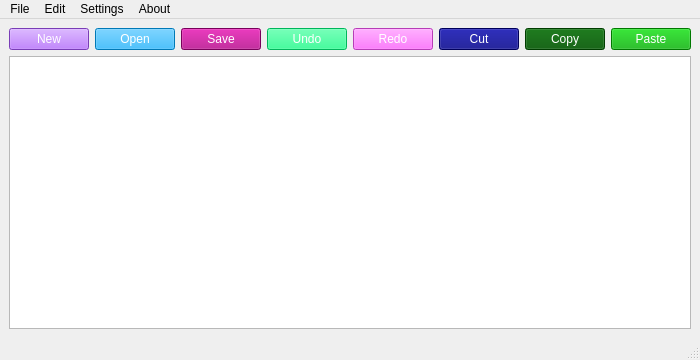
<?xml version="1.0" encoding="UTF-8"?>
<ui version="4.0">
 <class>MainWindow</class>
 <widget class="QMainWindow" name="MainWindow">
  <property name="geometry">
   <rect>
    <x>0</x>
    <y>0</y>
    <width>494</width>
    <height>360</height>
   </rect>
  </property>
  <property name="windowTitle">
   <string>untitled</string>
  </property>
  <widget class="QWidget" name="centralwidget">
   <layout class="QGridLayout" name="gridLayout">
    <item row="3" column="0">
     <widget class="QTextEdit" name="textEdit"/>
    </item>
    <item row="0" column="0">
     <layout class="QHBoxLayout" name="horizontalLayout">
      <item>
       <widget class="QPushButton" name="new_btn">
        <property name="styleSheet">
         <string notr="true">background:rgb(170, 85, 255);
color:white;
font: 8pt &quot;Calibri&quot;;

</string>
        </property>
        <property name="text">
         <string>New</string>
        </property>
       </widget>
      </item>
      <item>
       <widget class="QPushButton" name="open_btn">
        <property name="styleSheet">
         <string notr="true">background:rgb(0, 170, 255);
color:white;
font: 8pt &quot;Calibri&quot;;

</string>
        </property>
        <property name="text">
         <string>Open</string>
        </property>
       </widget>
      </item>
      <item>
       <widget class="QPushButton" name="save_btn">
        <property name="styleSheet">
         <string notr="true">background:rgb(170, 0, 127);
color:white;
font: 8pt &quot;Calibri&quot;;

</string>
        </property>
        <property name="text">
         <string>Save</string>
        </property>
       </widget>
      </item>
      <item>
       <spacer name="horizontalSpacer">
        <property name="orientation">
         <enum>Qt::Horizontal</enum>
        </property>
        <property name="sizeHint" stdset="0">
         <size>
          <width>40</width>
          <height>20</height>
         </size>
        </property>
       </spacer>
      </item>
      <item>
       <widget class="QPushButton" name="undo_btn">
        <property name="styleSheet">
         <string notr="true">background-color: rgb(0, 255, 127);
color:white;
font: 8pt &quot;Calibri&quot;;

</string>
        </property>
        <property name="text">
         <string>Undo</string>
        </property>
       </widget>
      </item>
      <item>
       <widget class="QPushButton" name="redo_btn">
        <property name="styleSheet">
         <string notr="true">background-color: rgb(255, 85, 255);
color:white;
font: 8pt &quot;Calibri&quot;;

</string>
        </property>
        <property name="text">
         <string>Redo</string>
        </property>
       </widget>
      </item>
      <item>
       <widget class="QPushButton" name="cut_btn">
        <property name="styleSheet">
         <string notr="true">background-color: rgb(0, 0, 127);
color:white;
font: 8pt &quot;Calibri&quot;;

</string>
        </property>
        <property name="text">
         <string>Cut</string>
        </property>
       </widget>
      </item>
      <item>
       <widget class="QPushButton" name="copy_btn">
        <property name="styleSheet">
         <string notr="true">background-color: rgb(0, 85, 0);
color:white;
font: 8pt &quot;Calibri&quot;;

</string>
        </property>
        <property name="text">
         <string>Copy</string>
        </property>
       </widget>
      </item>
      <item>
       <widget class="QPushButton" name="paste_btn">
        <property name="styleSheet">
         <string notr="true">background-color: rgb(0, 170, 0);
color:white;
font: 8pt &quot;Calibri&quot;;

</string>
        </property>
        <property name="text">
         <string>Paste</string>
        </property>
       </widget>
      </item>
     </layout>
    </item>
   </layout>
  </widget>
  <widget class="QMenuBar" name="menubar">
   <property name="geometry">
    <rect>
     <x>0</x>
     <y>0</y>
     <width>494</width>
     <height>18</height>
    </rect>
   </property>
   <widget class="QMenu" name="menuFile">
    <property name="title">
     <string>File</string>
    </property>
    <addaction name="actionNew"/>
    <addaction name="actionOpen"/>
    <addaction name="separator"/>
    <addaction name="actionSave"/>
    <addaction name="actionSave_as"/>
    <addaction name="separator"/>
    <addaction name="actionQuit"/>
   </widget>
   <widget class="QMenu" name="menuEdit">
    <property name="title">
     <string>Edit</string>
    </property>
    <addaction name="actionUndo"/>
    <addaction name="actionRedo"/>
    <addaction name="actionCut"/>
    <addaction name="actionCopy"/>
    <addaction name="actionPaste"/>
   </widget>
   <widget class="QMenu" name="menuSettings">
    <property name="title">
     <string>Settings</string>
    </property>
    <addaction name="actionDark_Theme"/>
    <addaction name="actionLight_Theme"/>
    <addaction name="actionMonokai_Theme"/>
    <addaction name="actionDracula"/>
    <addaction name="separator"/>
    <addaction name="actionIncrease_Font"/>
    <addaction name="actionDecrease_Font"/>
   </widget>
   <widget class="QMenu" name="menuAbout">
    <property name="title">
     <string>About</string>
    </property>
    <addaction name="actionWebsite"/>
    <addaction name="actionDocumentation"/>
    <addaction name="actionOther_Projects"/>
   </widget>
   <addaction name="menuFile"/>
   <addaction name="menuEdit"/>
   <addaction name="menuSettings"/>
   <addaction name="menuAbout"/>
  </widget>
  <widget class="QStatusBar" name="statusbar"/>
  <action name="actionNew">
   <property name="text">
    <string>New</string>
   </property>
   <property name="shortcut">
    <string>Ctrl+N</string>
   </property>
  </action>
  <action name="actionOpen">
   <property name="text">
    <string>Open</string>
   </property>
   <property name="shortcut">
    <string>Ctrl+O</string>
   </property>
  </action>
  <action name="actionSave">
   <property name="text">
    <string>Save</string>
   </property>
   <property name="shortcut">
    <string>Ctrl+S</string>
   </property>
  </action>
  <action name="actionSave_as">
   <property name="text">
    <string>Save as</string>
   </property>
   <property name="shortcut">
    <string>Ctrl+Shift+S</string>
   </property>
  </action>
  <action name="actionQuit">
   <property name="text">
    <string>Quit</string>
   </property>
   <property name="shortcut">
    <string>Ctrl+Q</string>
   </property>
  </action>
  <action name="actionUndo">
   <property name="text">
    <string>Undo</string>
   </property>
   <property name="shortcut">
    <string>Ctrl+Z</string>
   </property>
  </action>
  <action name="actionRedo">
   <property name="text">
    <string>Redo</string>
   </property>
   <property name="shortcut">
    <string>Ctrl+Shift+Z</string>
   </property>
  </action>
  <action name="actionCut">
   <property name="text">
    <string>Cut</string>
   </property>
   <property name="shortcut">
    <string>Ctrl+X</string>
   </property>
  </action>
  <action name="actionCopy">
   <property name="text">
    <string>Copy</string>
   </property>
   <property name="shortcut">
    <string>Ctrl+C</string>
   </property>
  </action>
  <action name="actionPaste">
   <property name="text">
    <string>Paste</string>
   </property>
   <property name="shortcut">
    <string>Ctrl+V</string>
   </property>
  </action>
  <action name="actionDark_Theme">
   <property name="text">
    <string>Dark Theme</string>
   </property>
  </action>
  <action name="actionLight_Theme">
   <property name="text">
    <string>Light Theme</string>
   </property>
  </action>
  <action name="actionMonokai_Theme">
   <property name="text">
    <string>Monokai Theme</string>
   </property>
  </action>
  <action name="actionDracula">
   <property name="text">
    <string>Dracula</string>
   </property>
  </action>
  <action name="actionIncrease_Font">
   <property name="text">
    <string>Increase Font</string>
   </property>
   <property name="shortcut">
    <string>Ctrl+=</string>
   </property>
  </action>
  <action name="actionDecrease_Font">
   <property name="text">
    <string>Decrease Font</string>
   </property>
   <property name="shortcut">
    <string>Ctrl+-</string>
   </property>
  </action>
  <action name="actionWebsite">
   <property name="text">
    <string>Website</string>
   </property>
  </action>
  <action name="actionDocumentation">
   <property name="text">
    <string>Documentation</string>
   </property>
  </action>
  <action name="actionOther_Projects">
   <property name="text">
    <string>Other Projects</string>
   </property>
  </action>
 </widget>
 <resources/>
 <connections>
  <connection>
   <sender>actionQuit</sender>
   <signal>triggered()</signal>
   <receiver>MainWindow</receiver>
   <slot>close()</slot>
   <hints>
    <hint type="sourcelabel">
     <x>-1</x>
     <y>-1</y>
    </hint>
    <hint type="destinationlabel">
     <x>246</x>
     <y>179</y>
    </hint>
   </hints>
  </connection>
 </connections>
</ui>
